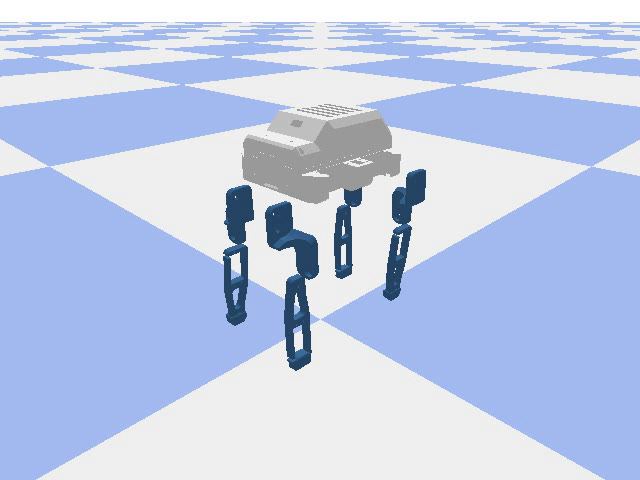
#> input picture frame 3 of evidence/release-2026-11-12/extra/virtual-forward.avi, 640 x 480 px, given in place of the camera
$ python phase4-camera-benchmark.py --output out.png
#> lines starting #> are read from the running program, lines starting #| are printed output that depends on the picture; after the words box and inside, x2 and y2 are one past the last pixel; in counts of white or black regions, pixels touching at a corner belong together
### software/pi/quadruped/vision.py
"""Blue-ball detector retained from the original motion app; BGR input."""
from __future__ import annotations
import math
from typing import Any
import cv2

BLUE_HSV_LOWER = (95, 70, 30)
BLUE_HSV_UPPER = (140, 255, 255)
BLUE_MIN_MASK_AREA = 150
BLUE_MIN_RADIUS = 8
BLUE_MAX_RADIUS_RATIO = 0.38
BLUE_CLOSE_RADIUS_RATIO = 0.24
BLUE_MIN_CIRCULARITY = 0.55
BLUE_MIN_FILL_RATIO = 0.40
BLUE_MAX_FILL_RATIO = 1.18
BLUE_CENTER_DEADZONE_RATIO = 0.32
BLUE_STABLE_DETECTIONS_REQUIRED = 2


def detect_blue_ball(frame: Any, *, lower=BLUE_HSV_LOWER, upper=BLUE_HSV_UPPER,
                     min_area=BLUE_MIN_MASK_AREA,min_radius=BLUE_MIN_RADIUS,
                     max_radius_ratio=BLUE_MAX_RADIUS_RATIO,min_circularity=BLUE_MIN_CIRCULARITY) -> dict[str, Any]:
    height, width = frame.shape[:2]
    scale=min(1.0,640/max(width,height))
    if scale<1: frame=cv2.resize(frame,(round(width*scale),round(height*scale)),interpolation=cv2.INTER_AREA)
    work_height,work_width=frame.shape[:2]
    blurred_frame = cv2.GaussianBlur(frame, (5, 5), 0)
    hsv = cv2.cvtColor(blurred_frame, cv2.COLOR_BGR2HSV)

    mask = cv2.inRange(hsv, lower, upper)

    kernel = cv2.getStructuringElement(cv2.MORPH_ELLIPSE, (7, 7))

    # Primero rellena huecos causados por sombras.
    mask = cv2.morphologyEx(mask, cv2.MORPH_CLOSE, kernel)

    # Después elimina pequeños puntos de ruido.
    mask = cv2.morphologyEx(mask, cv2.MORPH_OPEN, kernel)

    mask_area = int(cv2.countNonZero(mask))
    hue_mask=cv2.inRange(hsv[:,:,0],lower[0],upper[0])
    hue_count=int(cv2.countNonZero(hue_mask))
    saturation_ok=cv2.inRange(hsv[:,:,1],lower[1],upper[1])
    value_ok=cv2.inRange(hsv[:,:,2],lower[2],upper[2])

    detection = {
        "detected": False,
        "x": None,
        "y": None,
        "radius": None,
        "offset": None,
        "maskArea": mask_area,
        "circleArea": 0,
        "circularity": 0,
        "fillRatio": 0,
        "rejectReason": "no_color_mask",
        "bbox": None,
        "area": 0,
        "frameWidth": width,
        "frameHeight": height,
        "mask": mask,
        "candidates": [],
        "processingWidth": work_width,
        "processingHeight": work_height,
        "hsvDiagnostics": dict(hueAcceptedPixels=hue_count,
            saturationRejectedWithinHue=hue_count-int(cv2.countNonZero(cv2.bitwise_and(hue_mask,saturation_ok))),
            valueRejectedWithinHue=hue_count-int(cv2.countNonZero(cv2.bitwise_and(hue_mask,value_ok))),
            note='Counts overlap; before morphology, processing resolution'),
        "contourDiagnostics": [],
    }
    if mask_area < min_area:
        detection["rejectReason"] = "mask_too_small"
        return detection

    contours, _hierarchy = cv2.findContours(mask, cv2.RETR_EXTERNAL, cv2.CHAIN_APPROX_SIMPLE)
    candidates = []
    if len(contours)>128:
        detection["rejectReason"]="scene_too_complex"
        return detection
    max_radius = int(min(work_width, work_height) * max_radius_ratio)

    for contour in sorted(contours,key=cv2.contourArea,reverse=True):
        contour_area = cv2.contourArea(contour)
        bx,by,bw,bh=cv2.boundingRect(contour)
        diagnostic=dict(area=round(contour_area/scale**2),bbox=[round(v/scale) for v in (bx,by,bw,bh)],
            touchesFrameEdge=bx<=0 or by<=0 or bx+bw>=work_width or by+bh>=work_height,
            rejectionReason=None)
        if len(detection['contourDiagnostics'])<8: detection['contourDiagnostics'].append(diagnostic)
        if contour_area < min_area:
            diagnostic['rejectionReason']='min_area'
            continue

        perimeter = cv2.arcLength(contour, True)
        if perimeter <= 0:
            diagnostic['rejectionReason']='zero_perimeter'
            continue

        (x_float, y_float), radius_float = cv2.minEnclosingCircle(contour)
        radius = int(round(radius_float))
        if radius < min_radius:
            diagnostic['rejectionReason']='min_radius'
            continue
        if radius > max_radius:
            diagnostic['rejectionReason']='max_radius'
            continue

        circle_area = math.pi * radius_float * radius_float
        if circle_area <= 0:
            diagnostic['rejectionReason']='zero_circle'
            continue

        circularity = (4 * math.pi * contour_area) / (perimeter * perimeter)
        fill_ratio = contour_area / circle_area
        diagnostic.update(circularity=round(circularity,3),fillRatio=round(fill_ratio,3))
        if circularity < min_circularity:
            diagnostic['rejectionReason']='circularity'
            continue
        if fill_ratio < BLUE_MIN_FILL_RATIO or fill_ratio > BLUE_MAX_FILL_RATIO:
            diagnostic['rejectionReason']='fill_ratio'
            continue

        if diagnostic['touchesFrameEdge']:
            diagnostic['rejectionReason']='frame_edge_clipped'
            continue

        x, y = int(round(x_float)), int(round(y_float))
        candidates.append(
            {
                "x": round(x/scale),
                "y": round(y/scale),
                "bbox": [round(v/scale) for v in cv2.boundingRect(contour)],
                "radius": round(radius/scale),
                "contourArea": round(contour_area/scale**2),
                "circleArea": round(circle_area/scale**2),
                "circularity": round(circularity, 3),
                "fillRatio": round(fill_ratio, 3),
            }
        )

    if not candidates:
        detection["rejectReason"] = "no_circular_candidate"
        return detection

    candidates.sort(key=lambda item:(-item["contourArea"],item["x"],item["y"],item["radius"]))
    detection["candidates"]=candidates[:8]
    candidate = candidates[0]
    x = candidate["x"]
    y = candidate["y"]
    radius = candidate["radius"]
    offset = (x - (width / 2)) / (width / 2)
    detection.update(
        {
            "detected": True,
            "x": x,
            "y": y,
            "radius": radius,
            "offset": round(offset, 3),
            "circleArea": candidate["circleArea"],
            "circularity": candidate["circularity"],
            "fillRatio": candidate["fillRatio"],
            "rejectReason": None,
            "bbox": candidate["bbox"],
            "area": candidate["contourArea"],
        }
    )
    return detection


# [46 lines left out: functions choose_blue_ball_motion, encode_vision_frame, not called in this run]


class TargetLock:
    """One vision-owner lock. Geometry association is not semantic object identity."""
    # [41 lines left out: functions __init__, process, not called in this run]

### tools/phase4-camera-benchmark.py
"""Real V4L2 camera benchmark. No image retention or actuator interfaces.

Run with exclusive camera ownership. Capture FPS and detector processing FPS
use separate monotonic durations. Failed reads are observable; driver-level
dropped frames cannot be inferred from OpenCV read success alone.
"""
import argparse
from datetime import datetime, timezone
import json
from pathlib import Path
import resource
import time
import cv2
from quadruped.vision import detect_blue_ball

def main():
    parser=argparse.ArgumentParser(description=__doc__)
    parser.add_argument('--output', type=Path, required=True)
    parser.add_argument('--seconds', type=float, default=300)
    args=parser.parse_args()
    records=[]
    for width,height,request_fps,duration in ((640,480,8,20),(640,480,30,args.seconds),(320,240,30,args.seconds)):
        cap=cv2.VideoCapture('/dev/video0',cv2.CAP_V4L2)
        if not cap.isOpened(): raise RuntimeError('Real USB camera failed to open')
        properties={}
        for name,key,value in [('fourcc',cv2.CAP_PROP_FOURCC,cv2.VideoWriter_fourcc(*'YUYV')),
                               ('width',cv2.CAP_PROP_FRAME_WIDTH,width),('height',cv2.CAP_PROP_FRAME_HEIGHT,height),
                               ('fps',cv2.CAP_PROP_FPS,request_fps),('buffers',cv2.CAP_PROP_BUFFERSIZE,1)]:
            properties[name]=dict(requested=value,accepted=cap.set(key,value),reported=cap.get(key))
        started_utc=datetime.now(timezone.utc).isoformat()
        start=time.monotonic()
        cpu=time.process_time()
        latencies=[]
        process=[]
        failed=0
        dimensions=None
        samples=[]
        try:
            while time.monotonic()-start<duration:
                before=time.monotonic()
                ok,frame=cap.read()
#> frame is the input picture: shape (480, 640, 3); mean B, G, R 232.3, 203.4, 190.5
                after=time.monotonic()
                if not ok or frame is None:
                    failed+=1
                    if failed>20: raise RuntimeError('Repeated capture failures')
                    continue
                dimensions=[frame.shape[1],frame.shape[0]]
#> dimensions = [640, 480]
                latencies.append((after-before)*1000)
                detect_blue_ball(frame)
#> in detect_blue_ball, `hsv = cv2.cvtColor(blurred_frame, cv2.COLOR_BGR2HSV)`: hsv: shape (480, 640, 3); mean H, S, V 77.3, 47.5, 232.4
#> in detect_blue_ball, `mask = cv2.inRange(hsv, lower, upper)`:
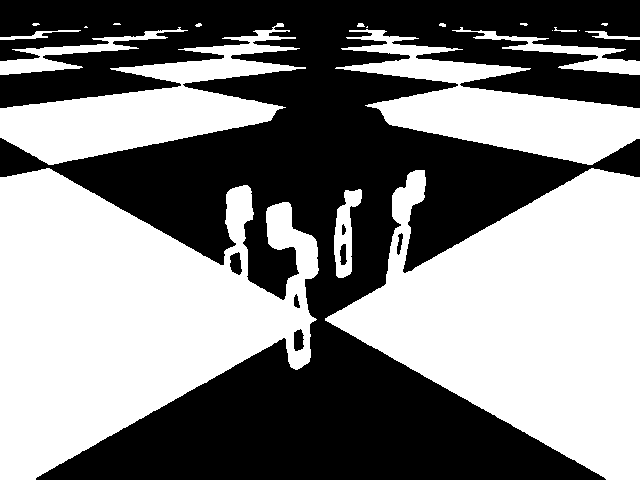
#> mask: shape (480, 640); 51.3% white; 7 black regions, largest, box (x1, y1, x2, y2) and area: (0, 0, 640, 480) 149065, (230, 252, 242, 275) 201, (294, 329, 304, 351) 177
#> in detect_blue_ball, `mask = cv2.morphologyEx(mask, cv2.MORPH_CLOSE, kernel)`:
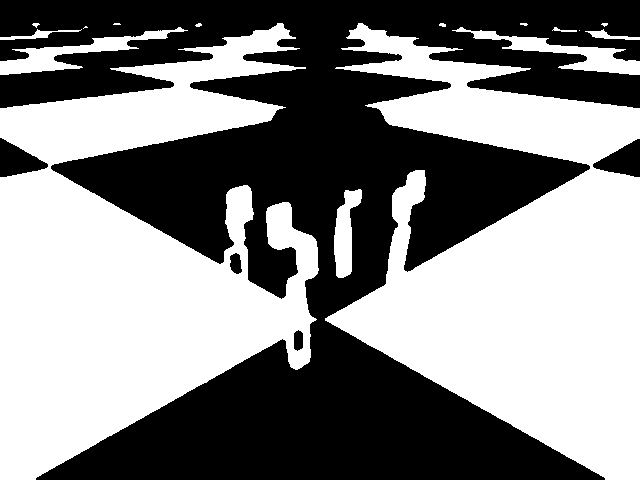
#> mask: shape (480, 640); 51.9% white; 5 black regions, box (x1, y1, x2, y2) and area: (0, 0, 640, 480) 145183, (0, 138, 48, 177) 1070, (593, 139, 640, 177) 1024, (230, 253, 242, 274) 191, (294, 330, 303, 351) 162
#> in detect_blue_ball, `mask = cv2.morphologyEx(mask, cv2.MORPH_OPEN, kernel)`:
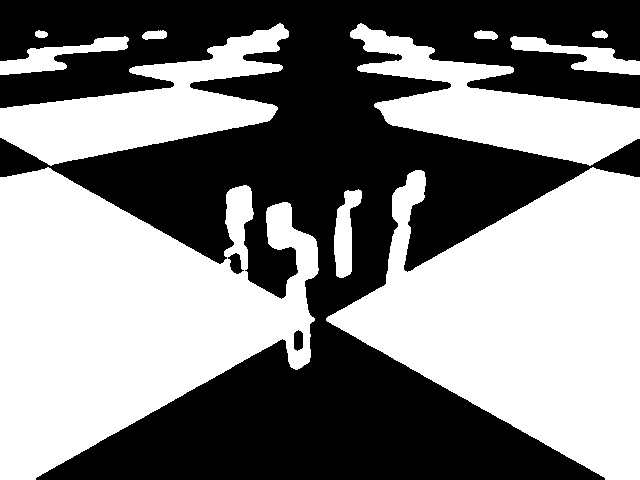
#> mask: shape (480, 640); 51.3% white; 3 black regions, box (x1, y1, x2, y2) and area: (0, 0, 640, 480) 149122, (228, 253, 244, 274) 197, (294, 330, 303, 351) 162
#> in detect_blue_ball, `mask_area = int(cv2.countNonZero(mask))`: mask_area = 157719
#> in detect_blue_ball, `hue_mask=cv2.inRange(hsv[:,:,0],lower[0],upper[0])`:
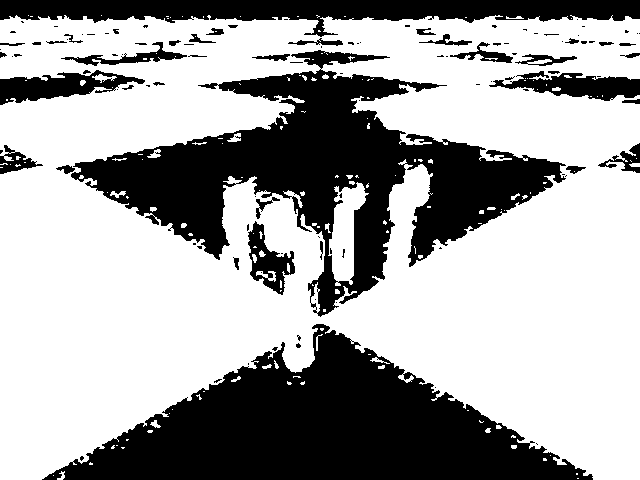
#> hue_mask: shape (480, 640); 64.6% white; 113 black regions (73 under 20 px)
#> in detect_blue_ball, `hue_count=int(cv2.countNonZero(hue_mask))`: hue_count = 198574
#> in detect_blue_ball, `value_ok=cv2.inRange(hsv[:,:,2],lower[2],upper[2])`: value_ok: shape (480, 640); every value is 255
#> in detect_blue_ball, `contours, _hierarchy = cv2.findContours(mask, cv2.RETR_EXTERNAL, cv2.C..`: contours = 11 contours; largest, box (x1, y1, x2, y2) and area: (0, 167, 319, 480) 60426, (326, 167, 640, 480) 56855, (0, 23, 289, 166) 16532, (350, 23, 640, 166) 16213, (510, 36, 640, 75) 1774
#> the loop in detect_blue_ball, `for contour in sorted(contours,key=cv2.contourArea,reverse=True):` made 11 passes
#> (contour_area, bx, by, bw, bh, perimeter, x_float, y_float) on passes 3 to 9: (16532, 0, 23, 289, 143, 1095.1, 144, 84), (16213, 350, 23, 290, 143, 1092.8, 494.5, 85), (1774.5, 510, 36, 130, 39, 345.3, 574.5, 56), (1728.5, 0, 36, 129, 39, 337.3, 64, 56), (1299, 334, 189, 28, 89, 216.9, 348.5, 233), (162, 142, 30, 25, 10, 60.63, 154, 34.5), (150.5, 474, 30, 24, 10, 56.38, 485.5, 35)
#> (contour_area, bx, by, bw, bh, perimeter, x_float, y_float) on passes 1 to 2: (60426, 0, 167, 319, 313, 1573.6, 133.9, 328), (56855, 326, 167, 314, 313, 1300.1, 518.8, 328)
#> after the loop in detect_blue_ball, `for contour in sorted(contours,key=cv2.contourArea,reverse=True):`: candidates = []
                process.append(time.monotonic()-after)
                if not samples or time.monotonic()-samples[-1]['at_monotonic_s']>=5:
                    samples.append(dict(at_monotonic_s=time.monotonic(),elapsed_s=time.monotonic()-start,
                      captured=len(latencies),failed=failed,cpu_s=time.process_time()-cpu,
                      max_rss_kib=resource.getrusage(resource.RUSAGE_SELF).ru_maxrss))
        finally: cap.release()
        elapsed=time.monotonic()-start
        ordered=sorted(latencies)
        record=dict(started_utc=started_utc,ended_utc=datetime.now(timezone.utc).isoformat(),source='REAL PI USB V4L2',
          resolution=dimensions,properties=properties,duration_s=elapsed,successful_frames=len(latencies),
          failed_frames=failed,driver_dropped_frames=None,capture_fps=len(latencies)/elapsed,
          vision_throughput_fps=len(process)/elapsed,detector_compute_capacity_fps=len(process)/sum(process),
          read_mean_ms=sum(latencies)/len(latencies),read_p95_ms=ordered[int(.95*(len(ordered)-1))],
          process_mean_ms=1000*sum(process)/len(process),process_cpu_percent=100*(time.process_time()-cpu)/elapsed,
          max_rss_kib=resource.getrusage(resource.RUSAGE_SELF).ru_maxrss,samples=samples,
          qualification='Capture/compute benchmark only; no actuator or physical target qualification')
        records.append(record)
        args.output.parent.mkdir(parents=True,exist_ok=True)
        args.output.write_text(json.dumps(records,indent=2)+'\n')
        print(json.dumps(record),flush=True)

if __name__=='__main__': main()

$ run again, starting later in the video
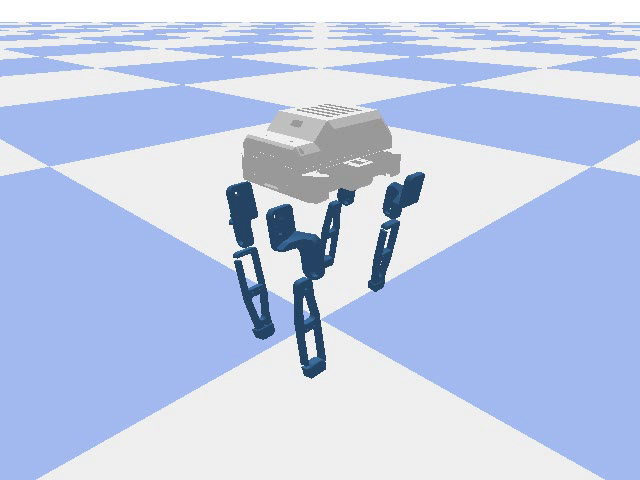
#> input picture frame 13 of evidence/release-2026-11-12/extra/virtual-forward.avi, 640 x 480 px, given in place of the camera
#> in main, frame is the input picture: shape (480, 640, 3); mean B, G, R 232.2, 203.2, 190.3
#> hsv: shape (480, 640, 3); mean H, S, V 77.7, 47.7, 232.3
#> in detect_blue_ball, `mask = cv2.morphologyEx(mask, cv2.MORPH_OPEN, kernel)`:
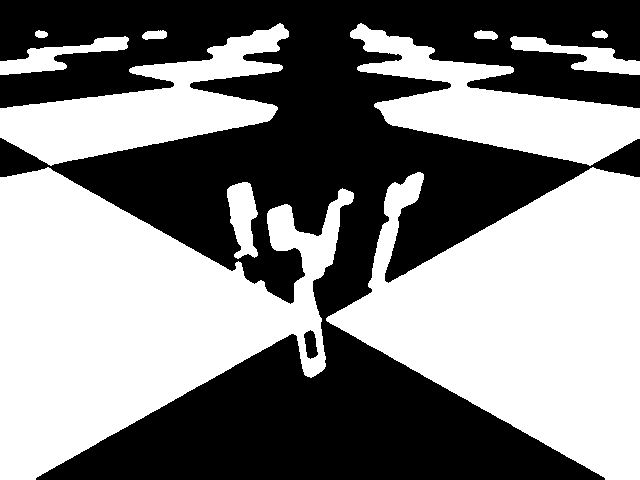
#> mask: shape (480, 640); 51.4% white; 2 black regions, box (x1, y1, x2, y2) and area: (0, 0, 640, 480) 148935, (304, 330, 318, 359) 277
#> mask_area = 157988
#> in detect_blue_ball, `hue_mask=cv2.inRange(hsv[:,:,0],lower[0],upper[0])`:
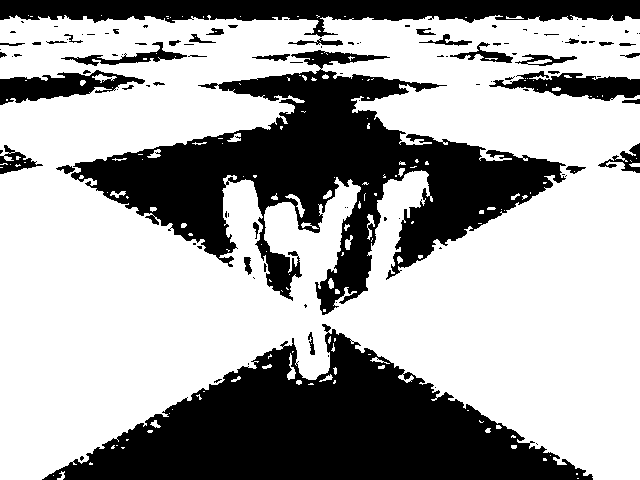
#> hue_mask: shape (480, 640); 64.9% white; 110 black regions (71 under 20 px)
#> hue_count = 199226
#> value_ok: shape (480, 640); every value is 255
#> contours = 11 contours; largest, box (x1, y1, x2, y2) and area: (0, 167, 354, 480) 60328, (326, 167, 640, 480) 56938, (0, 23, 289, 166) 16532, (350, 23, 640, 166) 16213, (510, 36, 640, 75) 1774
#> the loop in detect_blue_ball, `for contour in sorted(contours,key=cv2.contourArea,reverse=True):` made 11 passes
#> (contour_area, bx, by, bw, bh, perimeter, x_float, y_float) on passes 3 to 9: (16532, 0, 23, 289, 143, 1095.1, 144, 84), (16213, 350, 23, 290, 143, 1092.8, 494.5, 85), (1774.5, 510, 36, 130, 39, 345.3, 574.5, 56), (1728.5, 0, 36, 129, 39, 337.3, 64, 56), (1486, 227, 182, 31, 77, 213.7, 243.3, 220.2), (162, 142, 30, 25, 10, 60.63, 154, 34.5), (150.5, 474, 30, 24, 10, 56.38, 485.5, 35)
#> after the loop in detect_blue_ball, `for contour in sorted(contours,key=cv2.contourArea,reverse=True):`: candidates = []

$ run again, starting later in the video
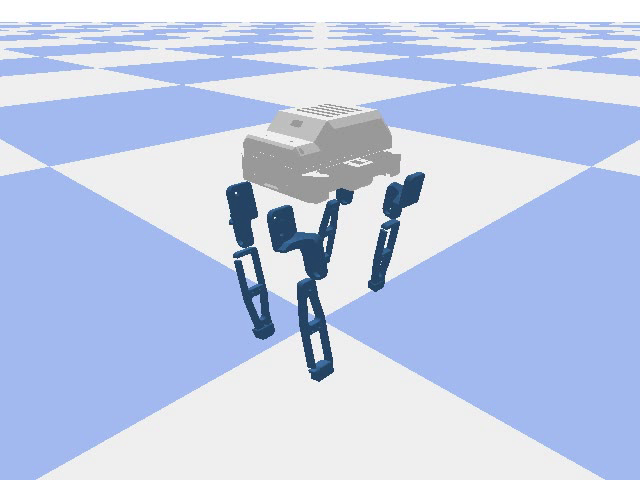
#> input picture frame 24 of evidence/release-2026-11-12/extra/virtual-forward.avi, 640 x 480 px, given in place of the camera
#> in main, frame is the input picture: shape (480, 640, 3); mean B, G, R 232.2, 203.2, 190.3
#> hsv: shape (480, 640, 3); mean H, S, V 77.4, 47.7, 232.3
#> in detect_blue_ball, `mask = cv2.morphologyEx(mask, cv2.MORPH_OPEN, kernel)`:
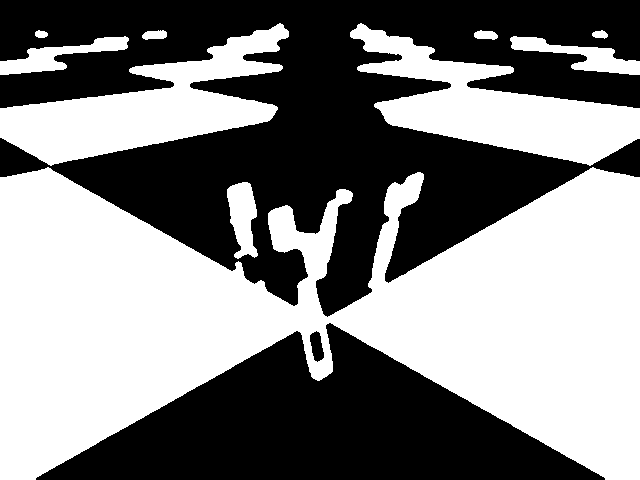
#> mask: shape (480, 640); 51.4% white; 3 black regions, box (x1, y1, x2, y2) and area: (0, 0, 640, 317) 103610, (36, 323, 605, 480) 45295, (310, 331, 324, 362) 294
#> mask_area = 158001
#> in detect_blue_ball, `hue_mask=cv2.inRange(hsv[:,:,0],lower[0],upper[0])`:
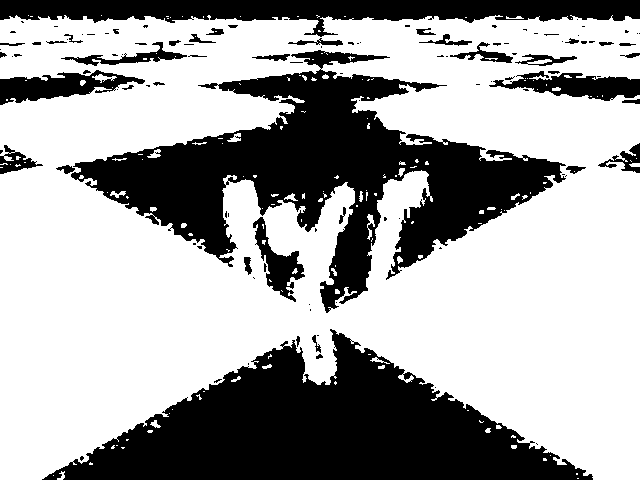
#> hue_mask: shape (480, 640); 64.8% white; 113 black regions (71 under 20 px)
#> hue_count = 198932
#> value_ok: shape (480, 640); every value is 255
#> contours = 10 contours; largest, box (x1, y1, x2, y2) and area: (0, 167, 640, 480) 117298, (0, 23, 289, 166) 16532, (350, 23, 640, 166) 16213, (510, 36, 640, 75) 1774, (0, 36, 129, 75) 1728
#> the loop in detect_blue_ball, `for contour in sorted(contours,key=cv2.contourArea,reverse=True):` made 10 passes
#> (contour_area, bx, by, bw, bh, perimeter, x_float, y_float) on passes 2 to 8: (16532, 0, 23, 289, 143, 1095.1, 144, 84), (16213, 350, 23, 290, 143, 1092.8, 494.5, 85), (1774.5, 510, 36, 130, 39, 345.3, 574.5, 56), (1728.5, 0, 36, 129, 39, 337.3, 64, 56), (1483, 227, 182, 31, 77, 212.9, 243.3, 220.2), (162, 142, 30, 25, 10, 60.63, 154, 34.5), (150.5, 474, 30, 24, 10, 56.38, 485.5, 35)
#> after the loop in detect_blue_ball, `for contour in sorted(contours,key=cv2.contourArea,reverse=True):`: candidates = []
